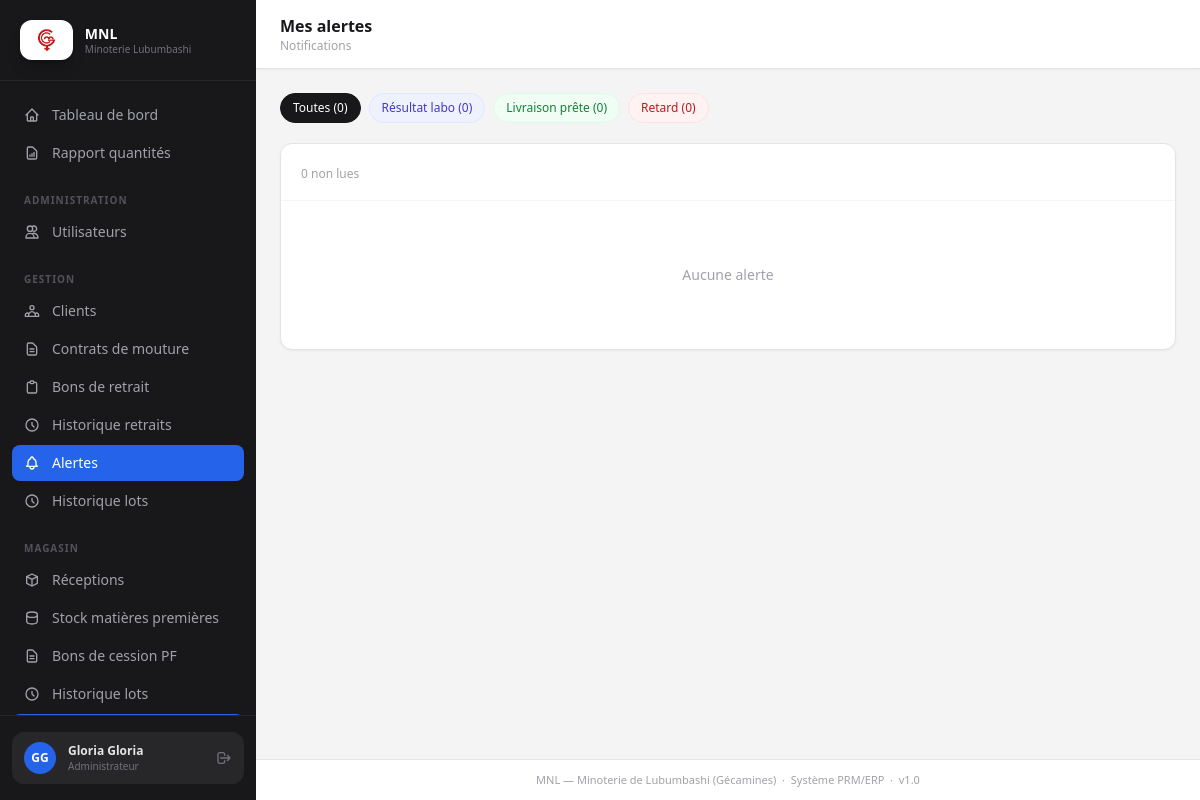
/facturation/alertes/ (signed in), run on the app's committed database.
### accounts/models.py (models this page shows, shortened)
class Utilisateur(AbstractUser):
    ROLES = [
        ('ADMIN',       'Administrateur'),
        ('COMPTABLE',   'Comptable'),
        ('MAGASINIER',  'Magasinier'),
        ('LABORANTIN',  'Laborantin'),
        ('MEUNIER',     'Meunier'),
        ('CLIENT',      'Client'),
    ]
    username   = None
    email      = models.EmailField(unique=True)
    nom        = models.CharField(max_length=100)
    prenom     = models.CharField(max_length=100)
    telephone  = models.CharField(max_length=20, blank=True)
    role       = models.CharField(max_length=20, choices=ROLES)
    actif      = models.BooleanField(default=True)
    profil_client = models.OneToOneField(
        'clients.Client', on_delete=models.SET_NULL,
        null=True, blank=True, related_name='compte_utilisateur',
        help_text="Fiche client liée (rôle Client uniquement)",
    )
    USERNAME_FIELD  = 'email'
    REQUIRED_FIELDS = ['nom', 'prenom', 'role']
    objects = UtilisateurManager()
    class Meta:
        verbose_name = 'Utilisateur'
        verbose_name_plural = 'Utilisateurs'
        ordering = ['nom', 'prenom']

### facturation/views.py (the view)
# urls.py: path('alertes/',                 views.ListeAlertesView.as_view(),      name='alertes'),
class ListeAlertesView(LoginRequiredMixin, View):
    def get(self, request):
        qs = Alerte.objects.filter(destinataire=request.user).order_by('-date_creation')
        type_filtre = request.GET.get('type', '').strip()
        if type_filtre:
            qs = qs.filter(type=type_filtre)
        non_lues = Alerte.objects.filter(destinataire=request.user, lu=False)
        compteurs = {
            'RESULTAT_LABO': non_lues.filter(type='RESULTAT_LABO').count(),
            'LIVRAISON_PRETE': non_lues.filter(type='LIVRAISON_PRETE').count(),
            'RETARD': non_lues.filter(type='RETARD').count(),
        }
        paginator = Paginator(qs, 25)
        page_obj = paginator.get_page(request.GET.get('page'))
        return render(request, 'facturation/alertes/list.html', {
            'page_obj': page_obj,
            'non_lues': non_lues.count(),
            'type_filtre': type_filtre,
            'compteurs': compteurs,
            'types_alertes': Alerte.TYPES,
        })

### core/context_processors.py (called while the page is built)
def alertes(request):
    if not request.user.is_authenticated:
        return {'alerte_count': 0, 'client_notification_count': 0}
    if request.user.role == 'CLIENT' and request.user.profil_client_id:
        count = NotificationClient.objects.filter(
            client=request.user.profil_client, lu=False,
        ).count()
        return {'alerte_count': count, 'client_notification_count': count}
    count = Alerte.objects.filter(destinataire=request.user, lu=False).count()
    return {'alerte_count': count, 'client_notification_count': 0}

### templates/facturation/alertes/list.html (shortened to what this page needs)
{% extends 'base.html' %}
{% block page_title %}Mes alertes{% endblock %}
{% block breadcrumb %}<p class="text-xs text-zinc-400">Notifications</p>{% endblock %}
{% block content %}
<div class="flex flex-wrap gap-2 mb-5">
  <a href="{% url 'facturation:alertes' %}"
     class="text-xs px-3 py-1.5 rounded-full border {% if not type_filtre %}bg-zinc-900 text-white border-zinc-900{% else %}bg-white text-zinc-600 border-zinc-200 hover:border-zinc-300{% endif %}">
    Toutes ({{ non_lues }})
  </a>
  <a href="?type=RESULTAT_LABO"
     class="text-xs px-3 py-1.5 rounded-full border {% if type_filtre == 'RESULTAT_LABO' %}bg-indigo-600 text-white border-indigo-600{% else %}bg-indigo-50 text-indigo-700 border-indigo-100 hover:bg-indigo-100{% endif %}">
    Résultat labo ({{ compteurs.RESULTAT_LABO }})
  </a>
  <a href="?type=LIVRAISON_PRETE"
     class="text-xs px-3 py-1.5 rounded-full border {% if type_filtre == 'LIVRAISON_PRETE' %}bg-green-600 text-white border-green-600{% else %}bg-green-50 text-green-700 border-green-100 hover:bg-green-100{% endif %}">
    Livraison prête ({{ compteurs.LIVRAISON_PRETE }})
  </a>
  <a href="?type=RETARD"
     class="text-xs px-3 py-1.5 rounded-full border {% if type_filtre == 'RETARD' %}bg-red-600 text-white border-red-600{% else %}bg-red-50 text-red-700 border-red-100 hover:bg-red-100{% endif %}">
    Retard ({{ compteurs.RETARD }})
  </a>
</div>
<div class="card overflow-hidden">
  <div class="px-5 py-4 border-b border-zinc-100">
    <span class="text-xs text-zinc-400">{{ non_lues }} non lue{{ non_lues|pluralize }}</span>
  </div>
  <div class="divide-y divide-zinc-100">
    {% for a in page_obj %}
    <div class="px-5 py-4 flex items-start gap-4 {% if not a.lu %}bg-blue-50/50{% endif %}">
      <div class="w-2 h-2 rounded-full mt-2 shrink-0
        {% if a.type == 'RESULTAT_LABO' %}bg-indigo-500
        {% elif a.type == 'LIVRAISON_PRETE' %}bg-green-500
        {% elif a.type == 'RETARD' %}bg-red-500
        {% elif not a.lu %}bg-blue-500
        {% else %}bg-zinc-300{% endif %}"></div>
      <div class="flex-1 min-w-0">
        <p class="text-xs font-semibold
          {% if a.type == 'RESULTAT_LABO' %}text-indigo-600
          {% elif a.type == 'LIVRAISON_PRETE' %}text-green-700
          {% elif a.type == 'RETARD' %}text-red-600
          {% else %}text-zinc-500{% endif %}">{{ a.get_type_display }}</p>
        <p class="text-sm text-zinc-800 mt-0.5">{{ a.message }}</p>
        <p class="text-xs text-zinc-400 mt-1">{{ a.date_creation|date:"d/m/Y H:i" }}</p>
      </div>
      {% if not a.lu %}
      <form method="post" action="{% url 'facturation:alerte_lu' a.pk %}">
        {% csrf_token %}
        <button type="submit" class="text-xs text-blue-600 hover:text-blue-800 whitespace-nowrap">Marquer lu</button>
      </form>
      {% endif %}
    </div>
    {% empty %}
    <p class="py-16 text-center text-zinc-400 text-sm">Aucune alerte{% if type_filtre %} pour ce filtre{% endif %}</p>
    {% endfor %}
  </div>
</div>
{% endblock %}

### templates/base.html (shortened to what this page needs)
<!DOCTYPE html>
<html lang="fr" class="h-full">
<head>
  {% load static %}
  <script src="https://cdn.tailwindcss.com"></script>
</head>
<body class="h-full flex bg-zinc-100">
<aside class="w-64 shrink-0 flex flex-col bg-zinc-900 h-screen sticky top-0">
  <div class="flex items-center gap-3 px-5 py-5 border-b border-zinc-800">
    <div class="h-10 px-2 rounded-xl bg-white flex items-center justify-center shrink-0 shadow-lg shadow-black/20">
      <img src="{% static 'images/logo-mnl.png' %}" alt="Logo MNL — Gécamines" class="h-7 w-auto object-contain">
    </div>
    <div>
      <p class="text-sm font-bold text-white leading-tight">MNL</p>
      <p class="text-[10px] text-zinc-500 leading-tight">Minoterie Lubumbashi</p>
    </div>
  </div>
  <nav class="flex-1 px-3 py-4 overflow-y-auto space-y-0.5">
    {% with path=request.path %}
    <a href="{% url 'core:dashboard' %}" class="nav-link {% if '/dashboard/' in path %}active{% endif %}">
      <svg class="w-4 h-4 shrink-0" fill="none" viewBox="0 0 24 24" stroke="currentColor" stroke-width="2">
        <path stroke-linecap="round" stroke-linejoin="round" d="M3 12l2-2m0 0l7-7 7 7M5 10v10a1 1 0 001 1h3m10-11l2 2m-2-2v10a1 1 0 01-1 1h-3m-6 0a1 1 0 001-1v-4a1 1 0 011-1h2a1 1 0 011 1v4a1 1 0 001 1m-6 0h6"/>
      </svg>
      Tableau de bord
    </a>
    {% if user.role in 'ADMIN,COMPTABLE' %}
    <a href="{% url 'core:rapport' %}" class="nav-link {% if '/rapport/' in path %}active{% endif %}">
      <svg class="w-4 h-4 shrink-0" fill="none" viewBox="0 0 24 24" stroke="currentColor" stroke-width="2">
        <path stroke-linecap="round" stroke-linejoin="round" d="M9 17v-2m3 2v-4m3 4v-6m2 10H7a2 2 0 01-2-2V5a2 2 0 012-2h5.586a1 1 0 01.707.293l5.414 5.414a1 1 0 01.293.707V19a2 2 0 01-2 2z"/>
      </svg>
      Rapport quantités
    </a>
    {% endif %}
    {% if user.role == 'ADMIN' %}
    <p class="nav-section">Administration</p>
    <a href="{% url 'accounts:users_list' %}" class="nav-link {% if '/accounts/users' in path %}active{% endif %}">
      <svg class="w-4 h-4 shrink-0" fill="none" viewBox="0 0 24 24" stroke="currentColor" stroke-width="2">
        <path stroke-linecap="round" stroke-linejoin="round" d="M12 4.354a4 4 0 110 5.292M15 21H3v-1a6 6 0 0112 0v1zm0 0h6v-1a6 6 0 00-9-5.197M13 7a4 4 0 11-8 0 4 4 0 018 0z"/>
      </svg>
      Utilisateurs
    </a>
    {% endif %}
    {% if user.role in 'ADMIN,COMPTABLE' %}
    <p class="nav-section">Gestion</p>
    <a href="{% url 'clients:list' %}" class="nav-link {% if '/clients/' in path %}active{% endif %}">
      Clients
    </a>
    <a href="{% url 'contrats:list' %}" class="nav-link {% if '/contrats/' in path %}active{% endif %}">
      <svg class="w-4 h-4 shrink-0" fill="none" viewBox="0 0 24 24" stroke="currentColor" stroke-width="2">
        <path stroke-linecap="round" stroke-linejoin="round" d="M9 12h6m-6 4h6m2 5H7a2 2 0 01-2-2V5a2 2 0 012-2h5.586a1 1 0 01.707.293l5.414 5.414a1 1 0 01.293.707V19a2 2 0 01-2 2z"/>
      </svg>
      Contrats de mouture
    </a>
    <a href="{% url 'facturation:bons_list' %}" class="nav-link {% if '/facturation/bons' in path %}active{% endif %}">
      <svg class="w-4 h-4 shrink-0" fill="none" viewBox="0 0 24 24" stroke="currentColor" stroke-width="2">
        <path stroke-linecap="round" stroke-linejoin="round" d="M9 5H7a2 2 0 00-2 2v12a2 2 0 002 2h10a2 2 0 002-2V7a2 2 0 00-2-2h-2M9 5a2 2 0 002 2h2a2 2 0 002-2M9 5a2 2 0 012-2h2a2 2 0 012 2"/>
      </svg>
      Bons de retrait
    </a>
    <a href="{% url 'facturation:mes_retraits' %}" class="nav-link {% if '/facturation/mes-retraits' in path %}active{% endif %}">
      <svg class="w-4 h-4 shrink-0" fill="none" viewBox="0 0 24 24" stroke="currentColor" stroke-width="2">
        <path stroke-linecap="round" stroke-linejoin="round" d="M12 8v4l3 3m6-3a9 9 0 11-18 0 9 9 0 0118 0z"/>
      </svg>
      Historique retraits
    </a>
    <a href="{% url 'facturation:alertes' %}" class="nav-link {% if '/facturation/alertes' in path %}active{% endif %}">
      Alertes
    </a>
    <a href="{% url 'production:lots_list' %}" class="nav-link {% if '/production/lots' in path %}active{% endif %}">
      <svg class="w-4 h-4 shrink-0" fill="none" viewBox="0 0 24 24" stroke="currentColor" stroke-width="2">
        <path stroke-linecap="round" stroke-linejoin="round" d="M12 8v4l3 3m6-3a9 9 0 11-18 0 9 9 0 0118 0z"/>
      </svg>
      Historique lots
    </a>
    {% endif %}
    {% if user.role in 'ADMIN,MAGASINIER' %}
    <p class="nav-section">Magasin</p>
    <a href="{% url 'magasin:receptions_list' %}" class="nav-link {% if '/magasin/receptions' in path %}active{% endif %}">
      <svg class="w-4 h-4 shrink-0" fill="none" viewBox="0 0 24 24" stroke="currentColor" stroke-width="2">
        <path stroke-linecap="round" stroke-linejoin="round" d="M20 7l-8-4-8 4m16 0l-8 4m8-4v10l-8 4m0-10L4 7m8 4v10M4 7v10l8 4"/>
      </svg>
      Réceptions
    </a>
    <a href="{% url 'magasin:stock' %}" class="nav-link {% if '/magasin/stock' in path %}active{% endif %}">
      <svg class="w-4 h-4 shrink-0" fill="none" viewBox="0 0 24 24" stroke="currentColor" stroke-width="2">
        <path stroke-linecap="round" stroke-linejoin="round" d="M4 7v10c0 2.21 3.582 4 8 4s8-1.79 8-4V7M4 7c0 2.21 3.582 4 8 4s8-1.79 8-4M4 7c0-2.21 3.582-4 8-4s8 1.79 8 4"/>
      </svg>
      Stock matières premières
    </a>
    <a href="{% url 'magasin:bons_cession_list' %}" class="nav-link {% if '/magasin/bons-cession' in path %}active{% endif %}">
      <svg class="w-4 h-4 shrink-0" fill="none" viewBox="0 0 24 24" stroke="currentColor" stroke-width="2">
        <path stroke-linecap="round" stroke-linejoin="round" d="M9 12h6m-6 4h6m2 5H7a2 2 0 01-2-2V5a2 2 0 012-2h5.586a1 1 0 01.707.293l5.414 5.414a1 1 0 01.293.707V19a2 2 0 01-2 2z"/>
      </svg>
      Bons de cession PF
    </a>
    <a href="{% url 'production:lots_list' %}" class="nav-link {% if '/production/lots' in path %}active{% endif %}">
      <svg class="w-4 h-4 shrink-0" fill="none" viewBox="0 0 24 24" stroke="currentColor" stroke-width="2">
        <path stroke-linecap="round" stroke-linejoin="round" d="M12 8v4l3 3m6-3a9 9 0 11-18 0 9 9 0 0118 0z"/>
      </svg>
      Historique lots
    </a>
    <a href="{% url 'facturation:alertes' %}" class="nav-link {% if '/facturation/alertes' in path %}active{% endif %}">
    </a>
    {% endif %}
    {% endwith %}
  </nav>
  <div class="px-3 py-4 border-t border-zinc-800">
    <div class="flex items-center gap-3 px-3 py-2.5 rounded-xl bg-zinc-800">
      <div class="w-8 h-8 rounded-full bg-blue-600 flex items-center justify-center shrink-0">
        <span class="text-xs font-bold text-white">{{ user.prenom.0|upper }}{{ user.nom.0|upper }}</span>
      </div>
      <div class="min-w-0 flex-1">
        <p class="text-xs font-semibold text-zinc-200 truncate">{{ user.prenom }} {{ user.nom }}</p>
        <p class="text-[10px] text-zinc-500 truncate">{{ user.get_role_display }}</p>
      </div>
      <a href="{% url 'accounts:logout' %}" title="Déconnexion" class="text-zinc-500 hover:text-red-400 transition-colors">
        <svg class="w-4 h-4" fill="none" viewBox="0 0 24 24" stroke="currentColor" stroke-width="2">
          <path stroke-linecap="round" stroke-linejoin="round" d="M17 16l4-4m0 0l-4-4m4 4H7m6 4v1a3 3 0 01-3 3H6a3 3 0 01-3-3V7a3 3 0 013-3h4a3 3 0 013 3v1"/>
        </svg>
      </a>
    </div>
  </div>
</aside>
<div class="flex-1 flex flex-col min-h-screen overflow-x-hidden">
  <header class="sticky top-0 z-10 bg-white border-b border-zinc-200 px-6 py-3.5 flex items-center justify-between shadow-sm">
    <div>
      <h1 class="text-base font-semibold text-zinc-900">{% block page_title %}{% endblock %}</h1>
      {% block breadcrumb %}{% endblock %}
    </div>
  </header>
  <main class="flex-1 px-6 py-6">
    {% block content %}{% endblock %}
  </main>
  <footer class="px-6 py-3 border-t border-zinc-200 text-[11px] text-zinc-400 text-center bg-white">
    MNL — Minoterie de Lubumbashi (Gécamines) &nbsp;·&nbsp; Système PRM/ERP &nbsp;·&nbsp; v1.0
  </footer>
</div>
</body>
</html>

### data on the page
Utilisateur: prenom.0 "G", nom.0 "G", prenom "Gloria", nom "Gloria", role "Administrateur"

### other printed values
{{ non_lues }} "0"
{{ compteurs.RESULTAT_LABO }} "0"
{{ compteurs.LIVRAISON_PRETE }} "0"
{{ compteurs.RETARD }} "0"
